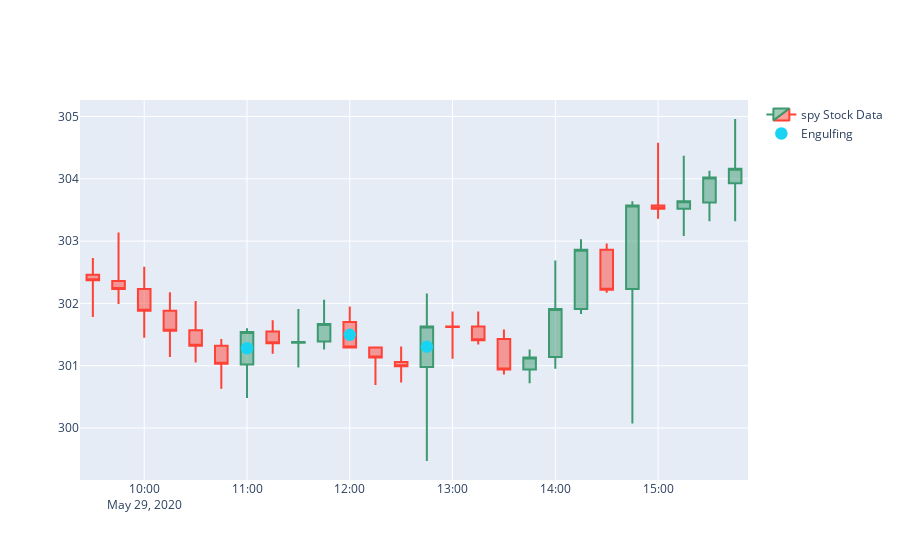

This figure's notebook cell:
### Code cell
fig = go.Figure(data=[candle_trace, crow_trace, knight_trace, mstars_trace, estars_trace, engulf_trace])
fig.update_layout(xaxis_rangeslider_visible=False)
fig.show()

### Figure 1 — Plotly figure (JSON) as saved in the notebook; plotly's stock layout.template omitted (floating-point values rounded to 4 significant figures)
{"data": [{"close": [302.4, 302.2, 301.9, 301.6, 301.3, 301.0, 301.5, 301.4, 301.4, 301.7, 301.3, 301.1, 301.0, 301.6, 301.6, 301.4, 300.9, 301.1, 301.9, 302.9, 302.2, 303.6, 303.5, 303.6, 304.0, 304.2], "high": [302.7, 303.1, 302.6, 302.2, 302.0, 301.4, 301.6, 301.7, 301.9, 302.1, 301.9, 301.3, 301.3, 302.2, 301.9, 301.9, 301.6, 301.3, 302.7, 303.0, 303.0, 303.6, 304.6, 304.4, 304.1, 305.0], "low": [301.8, 302.0, 301.4, 301.1, 301.1, 300.6, 300.5, 301.2, 301.0, 301.3, 301.3, 300.7, 300.7, 299.5, 301.1, 301.3, 300.9, 300.7, 300.9, 301.8, 302.2, 300.1, 303.4, 303.1, 303.3, 303.3], "name": "spy Stock Data", "open": [302.5, 302.4, 302.2, 301.9, 301.6, 301.3, 301.0, 301.6, 301.4, 301.4, 301.7, 301.3, 301.1, 301.0, 301.6, 301.6, 301.4, 300.9, 301.1, 301.9, 302.9, 302.2, 303.6, 303.5, 303.6, 303.9], "type": "candlestick", "x": ["2020-05-29T09:30:00-04:00", "2020-05-29T09:45:00-04:00", "2020-05-29T10:00:00-04:00", "2020-05-29T10:15:00-04:00", "2020-05-29T10:30:00-04:00", "2020-05-29T10:45:00-04:00", "2020-05-29T11:00:00-04:00", "2020-05-29T11:15:00-04:00", "2020-05-29T11:30:00-04:00", "2020-05-29T11:45:00-04:00", "2020-05-29T12:00:00-04:00", "2020-05-29T12:15:00-04:00", "2020-05-29T12:30:00-04:00", "2020-05-29T12:45:00-04:00", "2020-05-29T13:00:00-04:00", "2020-05-29T13:15:00-04:00", "2020-05-29T13:30:00-04:00", "2020-05-29T13:45:00-04:00", "2020-05-29T14:00:00-04:00", "2020-05-29T14:15:00-04:00", "2020-05-29T14:30:00-04:00", "2020-05-29T14:45:00-04:00", "2020-05-29T15:00:00-04:00", "2020-05-29T15:15:00-04:00", "2020-05-29T15:30:00-04:00", "2020-05-29T15:45:00-04:00"]}, {"marker": {"size": 12.5}, "mode": "markers", "name": "Crows", "text": [], "type": "scatter", "x": [], "y": []}, {"marker": {"size": 12.5}, "mode": "markers", "name": "Three White Knights", "text": [], "type": "scatter", "x": [], "y": []}, {"marker": {"size": 12.5}, "mode": "markers", "name": "Morningstar", "text": [], "type": "scatter", "x": [], "y": []}, {"marker": {"size": 12.5}, "mode": "markers", "name": "Eveningstar", "text": [], "type": "scatter", "x": [], "y": []}, {"marker": {"size": 12.5}, "mode": "markers", "name": "Engulfing", "text": ["Bullish Engulfing", "Bearish Engulfing", "Bullish Engulfing"], "type": "scatter", "x": ["2020-05-29T11:00:00-04:00", "2020-05-29T12:00:00-04:00", "2020-05-29T12:45:00-04:00"], "y": [301.3, 301.5, 301.3]}], "layout": {"autosize": true, "xaxis": {"autorange": true, "range": ["2020-05-29 09:22:30", "2020-05-29 15:52:30"], "rangeslider": {"visible": false, "yaxis": {}}, "type": "date"}, "yaxis": {"autorange": true, "range": [299.2, 305.3], "type": "linear"}}}
